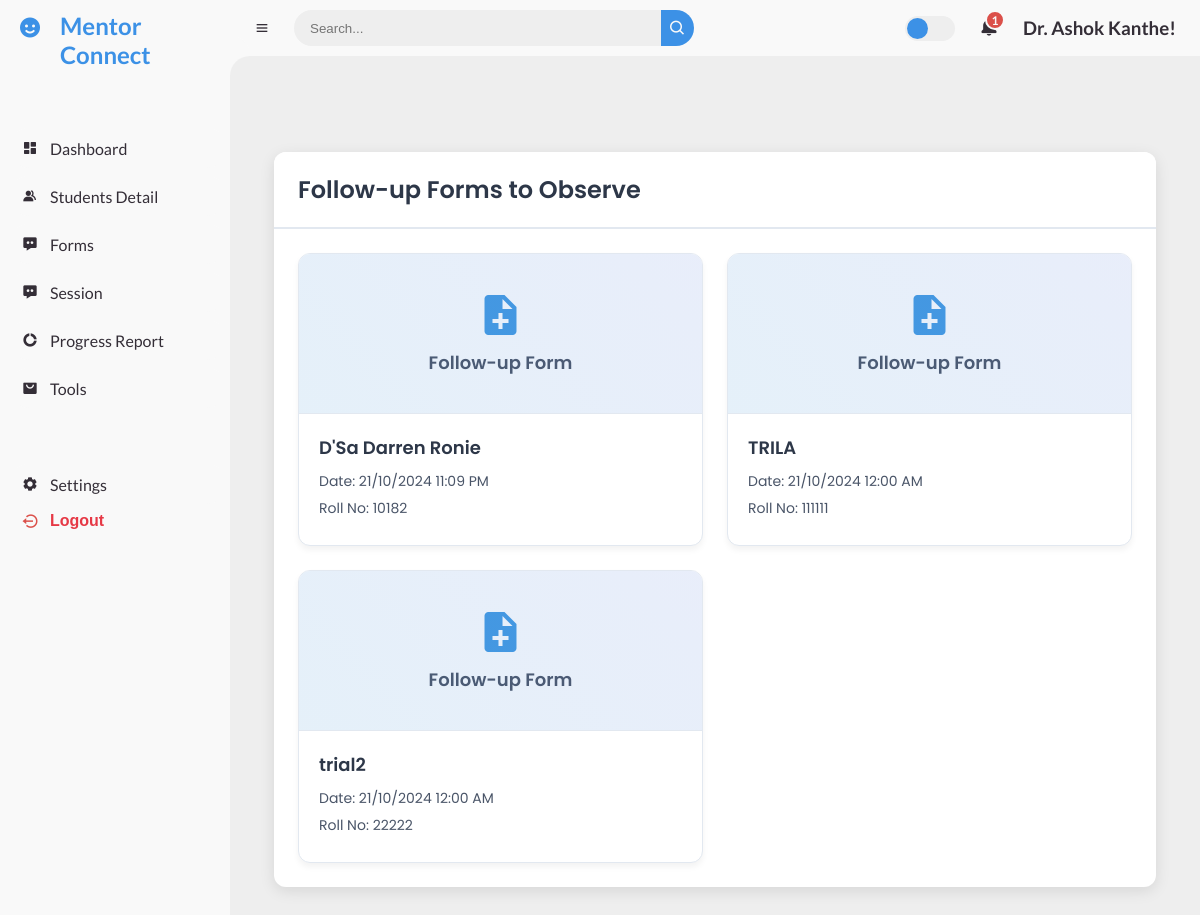
Page /followup-forms-to-observe/ (signed in) on the earlier database version.
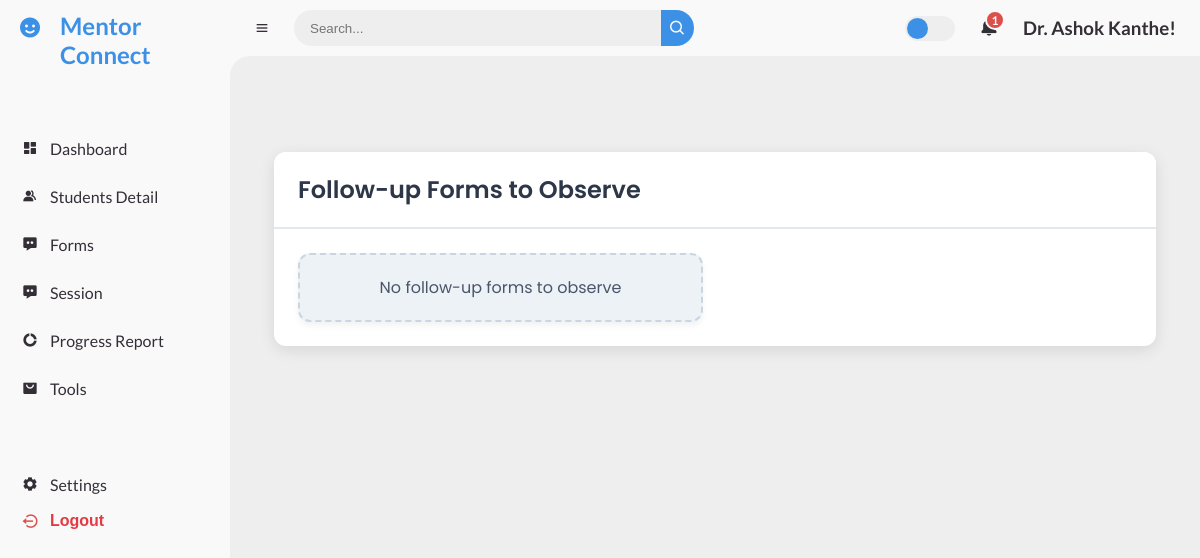
Same page on the later database version.
### mentor/models.py (models this page shows, shortened)
class StudentFollowupForm(models.Model):
    student = models.ForeignKey('MentorshipData', on_delete=models.CASCADE)
    name = models.CharField(max_length=255)
    rollno = models.CharField(max_length=100, unique=True)
    mentor_name = models.CharField(max_length=255)
    atte_ise1 = models.DecimalField(max_digits=5, decimal_places=2, default=0.00)
    atte_mse = models.DecimalField(max_digits=5, decimal_places=2, default=0.00)
    attendance = models.DecimalField(max_digits=5, decimal_places=2, default=0.00)
    ise1 = models.DecimalField(max_digits=5, decimal_places=2, default=0.00)
    mse = models.DecimalField(max_digits=5, decimal_places=2, default=0.00)
    semcgpa = models.DecimalField(max_digits=5, decimal_places=2, default=0.00)
    counseling_dates = models.TextField(null=True, blank=True)
    question1 = models.TextField(null=True, blank=True)  # Allow NULL values
    question2 = models.TextField(null=True, blank=True)  # Allow NULL values
    question3 = models.TextField(null=True, blank=True)  # Allow NULL values
    question4 = models.TextField(null=True, blank=True)  # Allow NULL values
    question5 = models.TextField(null=True, blank=True)  # Allow NULL values
    question6 = models.TextField(null=True, blank=True)  # Allow NULL values
    question7 = models.TextField(null=True, blank=True)  # Allow NULL values
    date = models.DateTimeField(default=timezone.now)
    nao = models.TextField(null=True, blank=True)
    ao = models.TextField(null=True, blank=True)

### mentor/views.py (the view)
@login_required
def followup_forms_to_observe(request):
    mentor = request.user
    mentor_username = mentor.username.replace('_', ' ').title()
    mentor_students = MentorshipData.objects.filter(faculty_mentor=mentor_username)
    followup_forms_without_observations = StudentFollowupForm.objects.filter(
        student__in=mentor_students,
        nao='',
        ao=''
    ).order_by('-date')
    context = {
        'forms': followup_forms_without_observations,
        'form_type': 'Follow-up',
        'mentor': mentor,
    }
    return render(request, 'forms_to_observe.html', context)

### mentor/templatetags/username_filters.py (called while the page is built)
@register.filter
def readable_username(value):
    return value.replace('_', ' ').title()

### templates/forms_to_observe.html (shortened to what this page needs)
{% extends 'base.html' %}
{% block content %}
<div class="dashboard-container">
    <div class="section-wrapper">
        <h2 class="section-title">{{ form_type }} Forms to Observe</h2>
        <div class="section-content">
            <div class="recent">
                {% for form in forms %}
                <div class="form-item">
                    <a href="{% if form_type == 'Main' %}{% url 'form_student' form.student.id mentor.id %}{% else %}{% url 'followup_form_student' form.student.id mentor.id %}{% endif %}" class="form-link">
                        <div class="form-preview">
                            <i class='bx {% if form_type == 'Main' %}bxs-file-doc{% else %}bxs-file-plus{% endif %}'></i>
                            <span>{{ form_type }} Form</span>
                        </div>
                        <div class="form-info">
                            <h3>{{ form.name }}</h3>
                            <p>Date: {{ form.date|date:"d/m/Y h:i A" }}</p>
                            <p>Roll No: {{ form.rollno }}</p>
                        </div>
                    </a>
                </div>
                {% empty %}
                <div class="form-item no-data">
                    <p>No {{ form_type|lower }} forms to observe</p>
                </div>
                {% endfor %}
            </div>
        </div>
    </div>
</div>
{% endblock %}

Differences in the rows shown:
removed StudentFollowupForm: form_type "Follow-up", name "D'Sa Darren Ronie", date "21/10/2024 11:09 PM", rollno "10182"
removed StudentFollowupForm: form_type "Follow-up", name "TRILA", date "21/10/2024 12:00 AM", rollno "111111"
removed StudentFollowupForm: form_type "Follow-up", name "trial2", date "21/10/2024 12:00 AM", rollno "22222"
Other differences:
text now shown: "No follow-up forms to observe"
